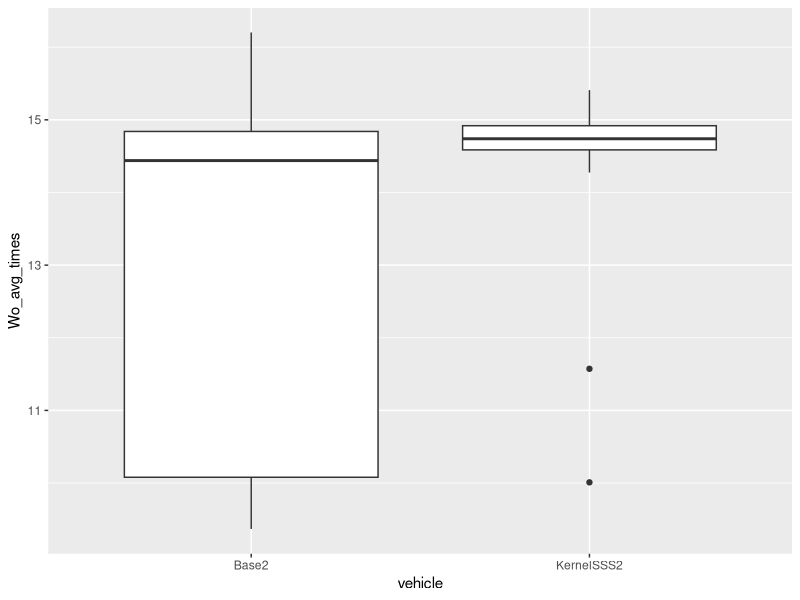

Generate this figure with R:
## ---- chunk 1
knitr::opts_chunk$set(echo = FALSE)

data = read.csv("DataTable.csv")

library(ggplot2)
library(dplyr)
library(tidyr)
library(knitr)

## ---- chunk 2
kernel_gen = data %>%
  filter(eval_name=="KernelGen")%>%
  select(map_name, SSS_avg_interventions, SSS_avg_times, SSS_std_dev, SSS_success_rate)
  
kable(kernel_gen)
## ---- chunk 3
reward = data %>%
  filter(eval_name=="RewardTest") %>%
  select(agent_name, rk, constant_reward, SSS_avg_times, SSS_std_dev,  SSS_avg_interventions)%>%
     arrange(agent_name)


kable(reward)
## ---- chunk 4

benchmarks = data %>%
  filter(eval_name=="repeat")%>%
  # filter(Wo_avg_times> 1)%>%
  select(agent_name, SSS_avg_times, Wo_avg_times, Wo_success_rate)%>%
   arrange(desc(agent_name))

# kable(benchmarks)

## ---- chunk 5

data %>%
  filter(eval_name=="repeat")%>%
  filter(Wo_avg_times>6)%>%
  select(agent_name, Wo_avg_times, Wo_success_rate, vehicle)%>%
  ggplot(aes(x=vehicle, y=Wo_avg_times, group=vehicle))+
  geom_boxplot()
  # coord_cartesian(ylim = c(1, 20))

b =  data %>%
  filter(eval_name=="repeat")%>%
  filter(Wo_avg_times>6)%>%
  select(Wo_avg_times, vehicle, agent_name)%>%
  pivot_wider(names_from = vehicle, values_from = Wo_avg_times)
  # group_by(vehicle)
  
summary(b)
## ---- chunk 6

benchmarks = data %>%
  filter(eval_name=="benchmark")%>%
  select(vehicle, map_name, Wo_avg_times, Wo_std_dev)%>%
   arrange(desc(vehicle)) %>%
  pivot_wider(names_from = map_name, values_from = c(Wo_avg_times, Wo_std_dev))

#TODO: get map name then use pivot wider to compare accross maps.

kable(benchmarks)
